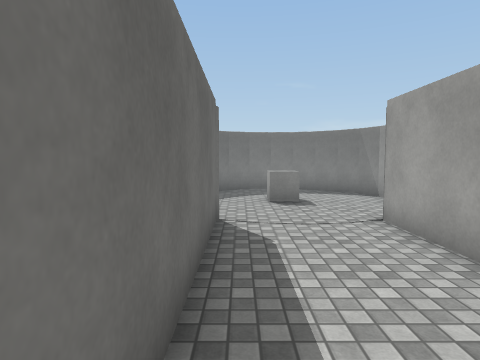
view 1 (above)

14 first-person views from a walk through a 3-D level made in the Unity game engine. The camera is 1.5 m above the floor, tilts 4° down and sees 75° across. The floor is counted in squares, 1 m on a side. Each view is taken from the middle of a square. On the plan, view 1 faces up. The plan holds only what a view shows up to about 15 squares ahead; the rest is blank. The place goes on beyond the plan. The player character is not drawn. Some animated figures are not drawn. Surface patterns are stand-ins for the level's own textures.

view 2
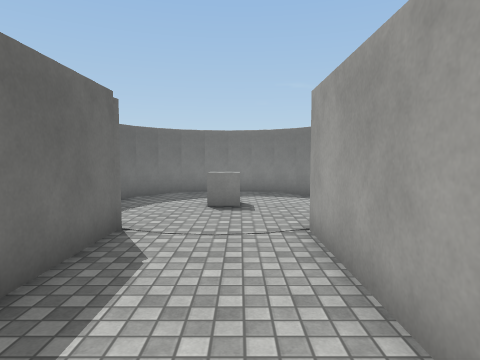

view 3
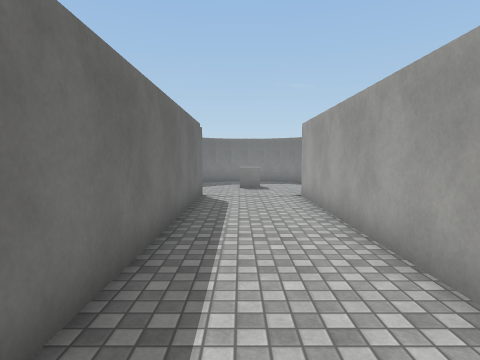

view 4
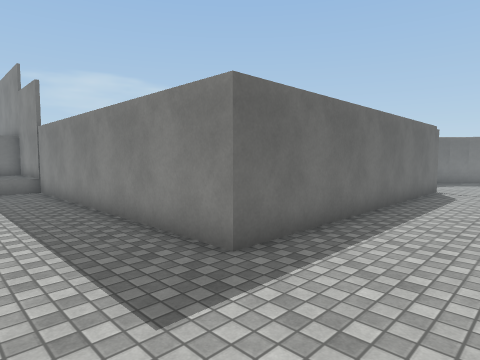

view 5
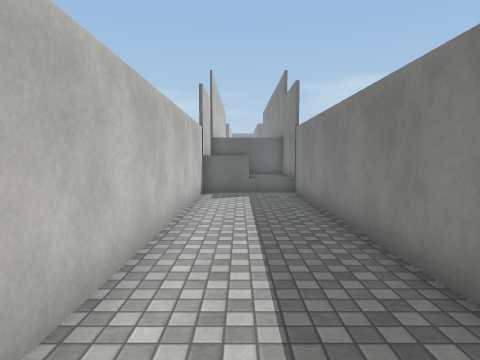

view 6
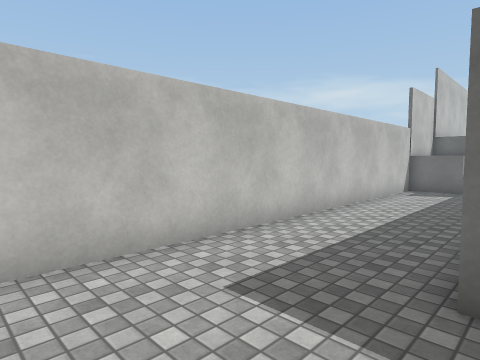

view 7
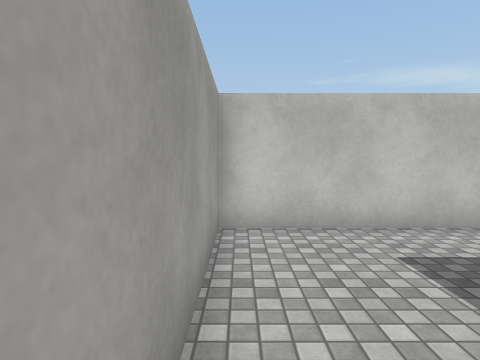

view 8
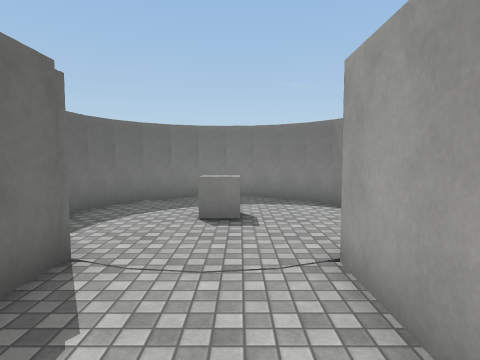

view 9
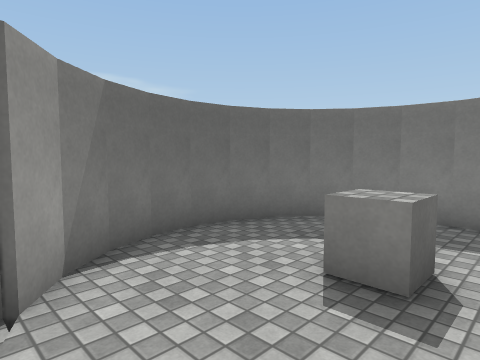

view 10
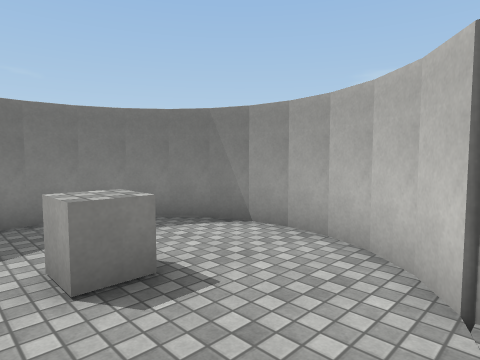

view 11
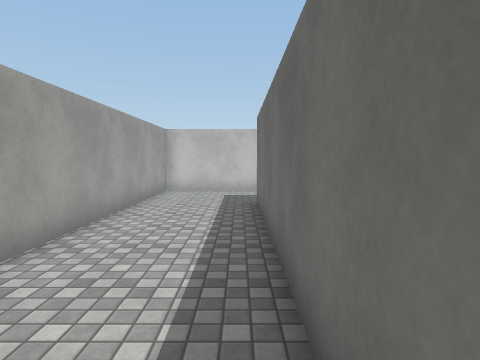

view 12
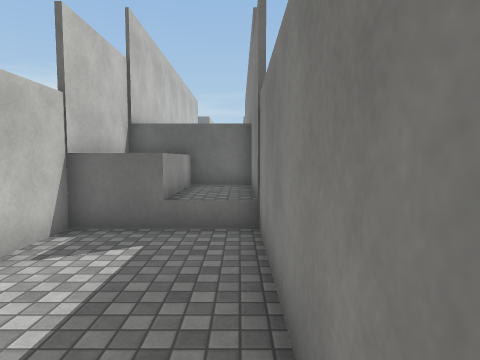

view 13
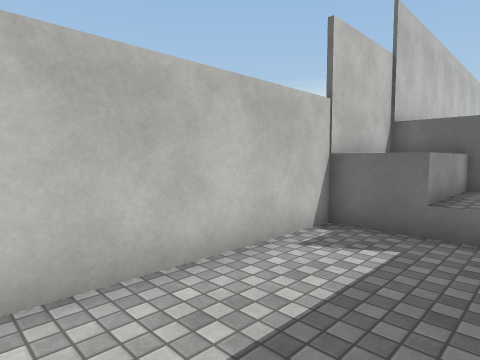

view 14
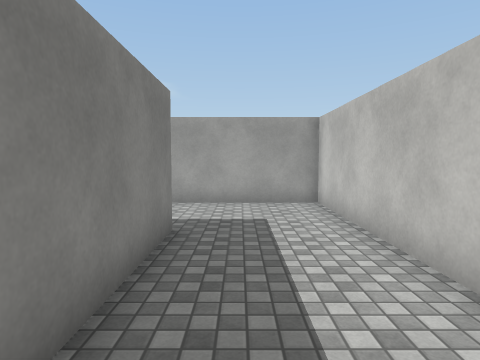

### Floor plan
Points are (right, up) in squares from view 1. A wall is a line through its corners. A room is listed if a view was taken in it or the views show most of it. See-through windows are left out.
Room 1 (views 1, 2, 3, 4, 5, 6, 7, 8, 9, 10, 11, 12, 13, 14)
walls: (-1.3, 8.2) (-0.6, 7.6) (-0.6, -4.6) (-14.9, -4.6); (-2, 9) (-1.3, 8.1); (4.3, 8.1) (5, 9); (4.9, 9) (5.4, 10); (-2.4, 10.1) (-1.9, 8.9); (5.3, 9.9) (5.5, 11.1); (5.5, 10.9) (5.3, 12); (-2.4, 12.1) (-2.5, 11) (-2.3, 9.9); (-1.9, 13.1) (-2.4, 12); (5.4, 12) (4.9, 13.1); (-1.3, 13.9) (-2, 12.9); (5, 13) (4.3, 13.9); (-0.4, 14.5) (-1.3, 13.8); (4.4, 13.8) (3.5, 14.5); (-12.5, -4.5) (-12.5, -8.8); (3.6, 14.4) (2.5, 14.9); (0.6, 14.9) (-0.6, 14.4); (2.6, 14.8) (1.4, 15); (1.5, 15) (0.4, 14.9); (-15.5, -6.6) (-12.5, -6.6); (-15.5, -8.6) (3.4, -8.6) (3.4, 7.5) (4.4, 8.2)
objects: cube (1, 11) to (2, 11)

Where each view was taken, in squares from view 1:
view 1: 0 up, 0 right, facing up
view 2: 1 up, 2 right, facing up
view 3: 5 down, 1 right, facing up
view 4: 8 down, 3 right, facing up-left
view 5: 7 down, 1 right, facing left
view 6: 4 down, 3 right, facing down-left
view 7: 2 down, 3 right, facing down
view 8: 3 up, 2 right, facing up
view 9: 7 up, 3 right, facing up-left
view 10: 7 up, 0 right, facing up-right
view 11: 6 up, 0 right, facing down
view 12: 5 down, 6 left, facing left
view 13: 5 down, 6 left, facing down-left
view 14: 6 down, 7 left, facing right
